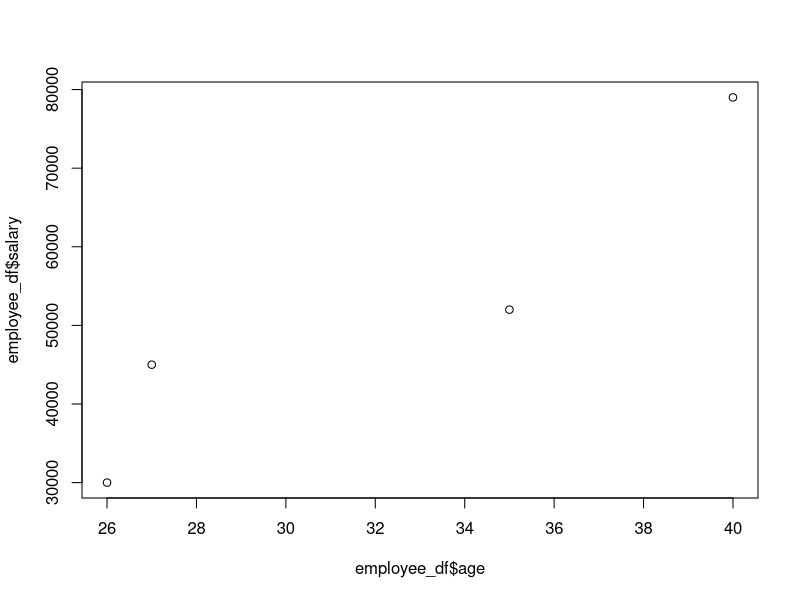

Here is the R script that generated this plot:
#### Lists and Data Frames #####################################################
#### 1. Creating a List ####
# Different Data Types


# From different objects
char <- "Harry"
vec <- c("A", "B", "C")
mtr <- matrix(data = 1:9, nrow = 3)
ary <- array(data = 1:18, dim = c(3,3,2))



#### 2. Accessing Components of a List ####
# Member Reference


# Slicing


# Named Components



#### 3. Creating a Data Frame ####
employee_df <- data.frame(first = c("Michael", "Jim", "Dwight", "Pam"),
                          second = c("Scott", "Halpert", "Schrute", "Beesly"),
                          position = c("Regional Manager", "Sales Representative", "Sales Representative", "Receptionist"),
                          age = c(40, 27, 35, 26),
                          salary = c(79000, 45000, 52000, 30000))


#### 4. Adding Data ####
# New Record
new_employee <- data.frame(first = "Angela",
                           second = "Martin",
                           position = "Senior Accountant",
                           age = 31,
                           salary = 57000)



#New Variable
sex <- c("male", "male", "male", "female", "female")




#### 5. Data Frame Subsets ####
# Extracting Rows and Columns (Records and Variables)
# By Index

# By Name

# Logical Flags


#### 6. R Built in Data Sets ####



#### Next Time #################################################################
plot(employee_df$age, employee_df$salary)
